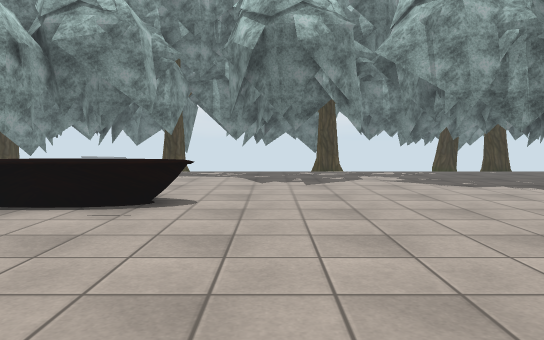
view 1 (above)

24 first-person views from a walk through a Unity game level. The camera is 1.2 m above the floor, tilts 4° down and sees 70° across. The floor is counted in squares, 1 m on a side. Each view is taken from the middle of a square. On the plan, view 1 faces up. The plan holds only what a view shows up to about 15 squares ahead; the rest is blank. The place goes on beyond the plan. The player is left out. Some animated figures are not drawn. Some surface patterns are stand-ins.

view 2
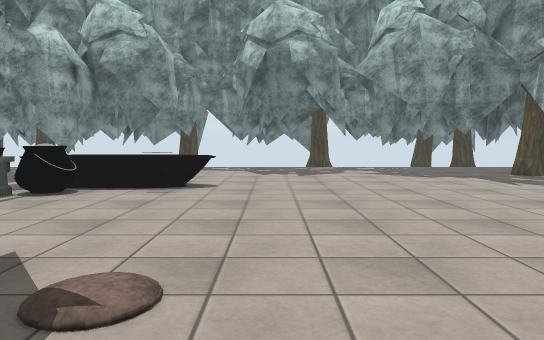

view 3
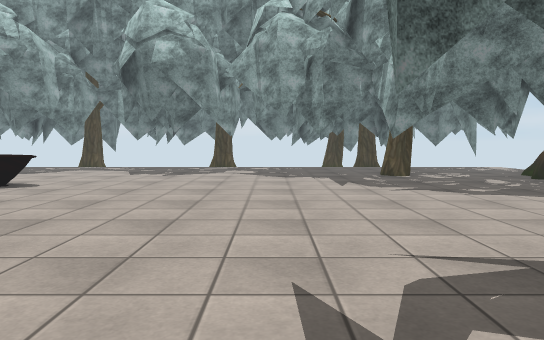

view 4
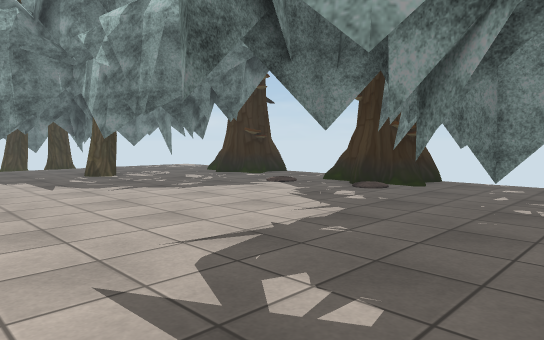

view 5
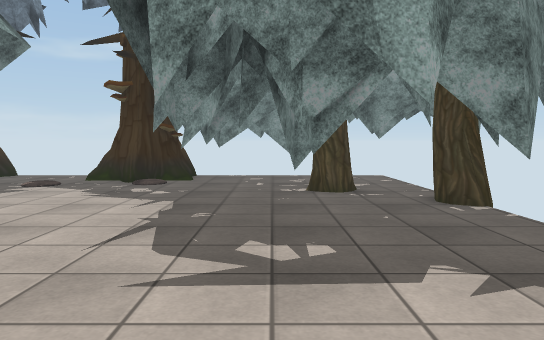

view 6
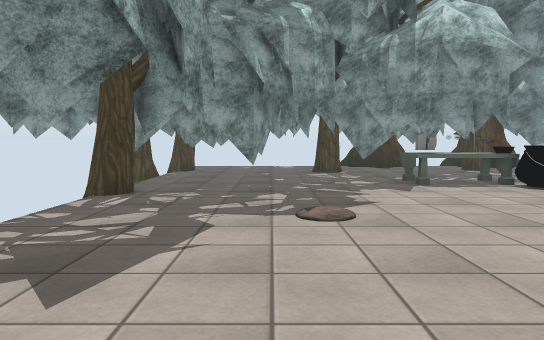

view 7
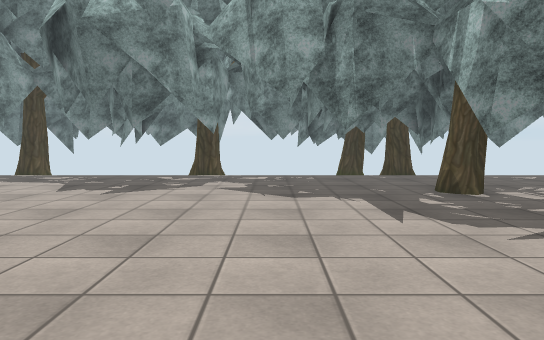

view 8
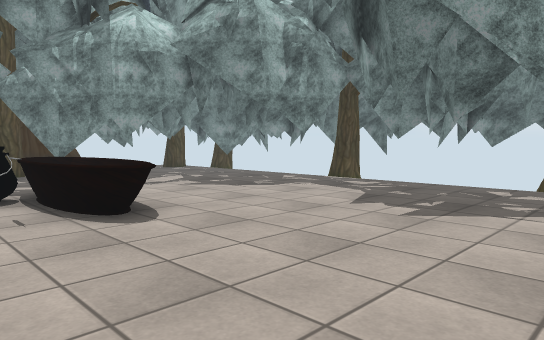

view 9
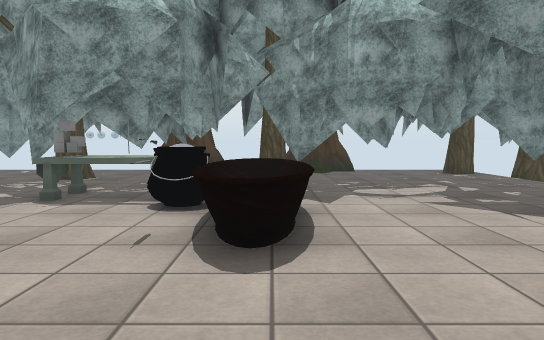

view 10
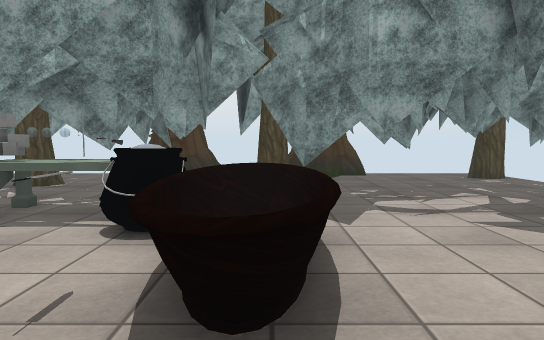

view 11
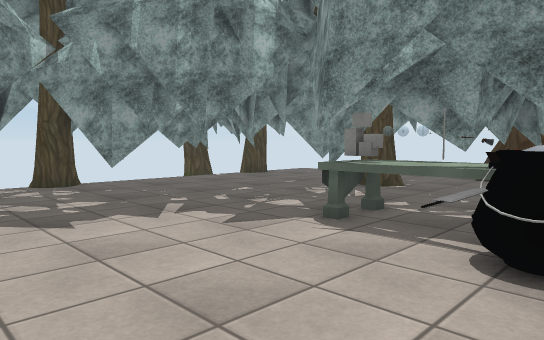

view 12
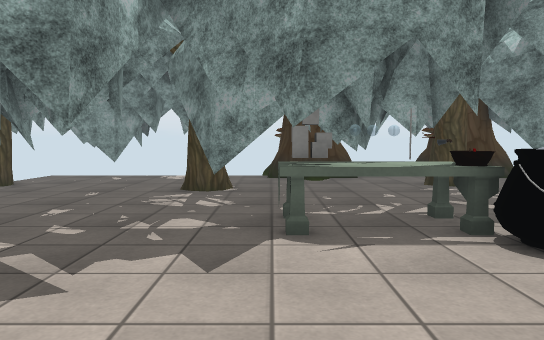

view 13
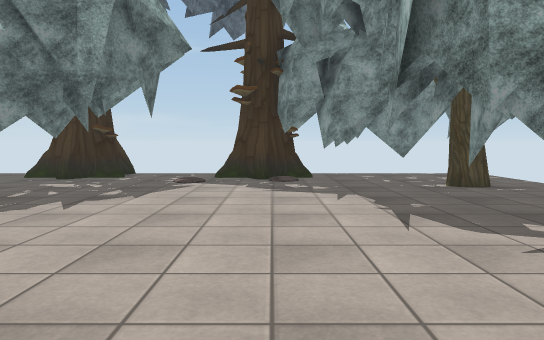

view 14
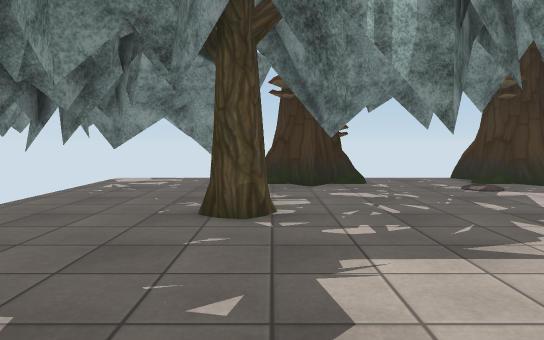

view 15
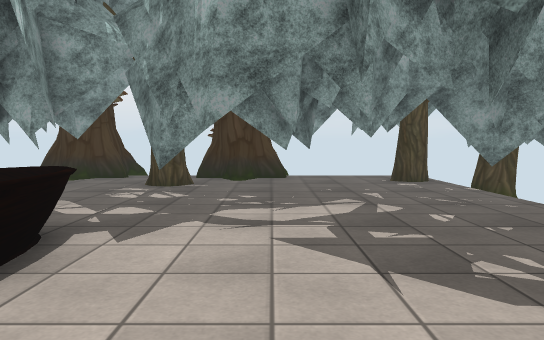

view 16
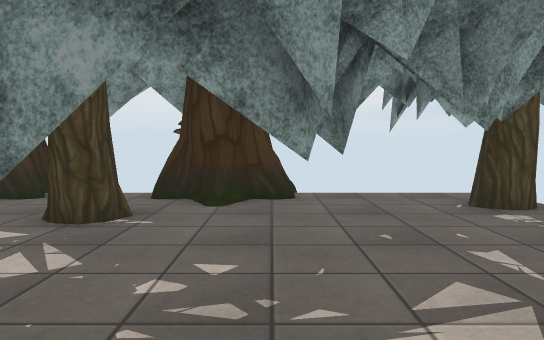

view 17
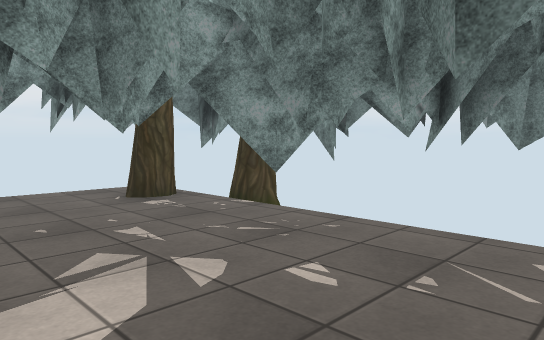

view 18
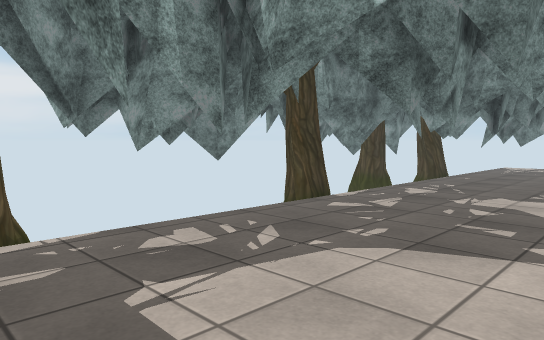

view 19
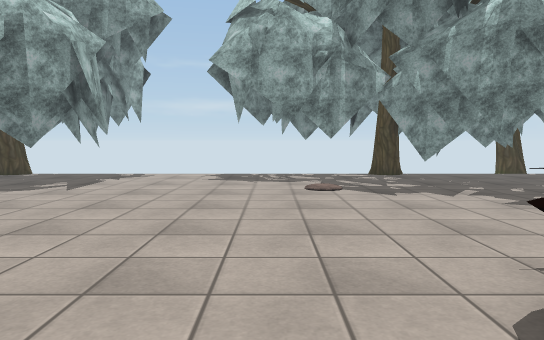

view 20
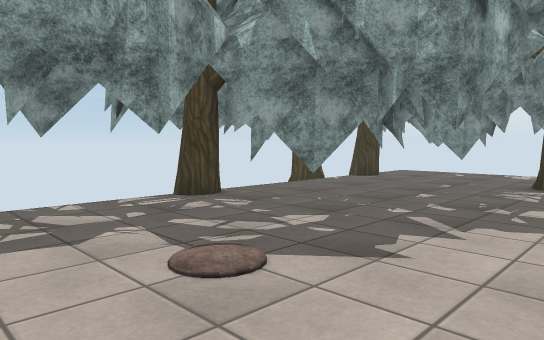

view 21
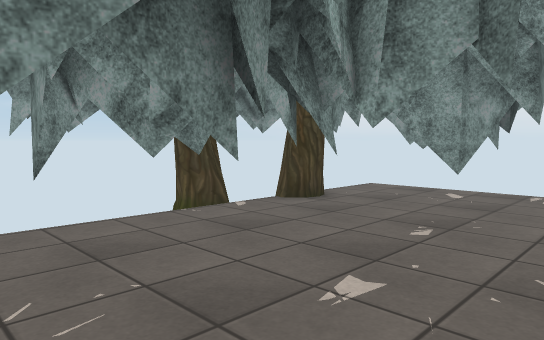

view 22
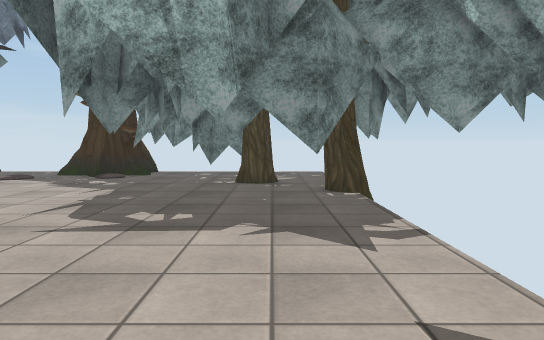

view 23
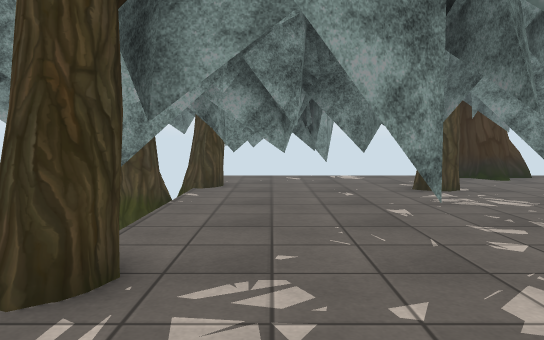

view 24
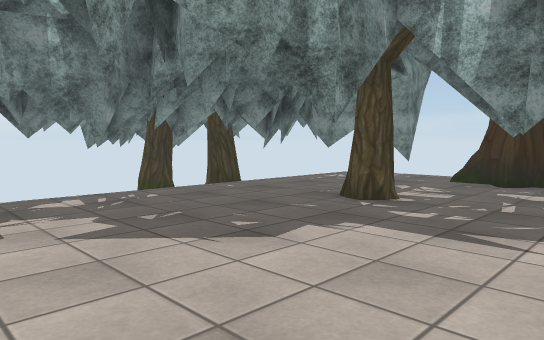

### Floor plan
Key: @ floor where view 1 was taken; # wall or solid block; x gap in a wall; . floor; / step, stairs or slope; T tree; H thing the floor can be seen under or through; C cauldron; O other object.
Columns run from 16 left of view 1 to 17 right of it. Each row starts with its distance up from view 1.
 19 TT   TT T     TT     TTTTT
 18 TTT TTT TTT T  TTTT TTTTTT
 17     TTT TTTTT  TT TTT TT  T T
 16    #.T##.#....T#.....#T#.....H ..
 15  .T#......................HHHH...
 14  ....#....#.#....#.#....#.HH.H.#.
 13  .....H...............#......H ..
 12 T.#.HH...................T#..#...
 11  T#.H.HH..................#....TT
 10   T....H.#.............#....#.T#
  9  T#....HH...O........... ....#.TT
  8  ...#x...OOOOOO..........#.#...T.T
  7   ........CCOOO..................
  6 T .....#.#OC.O...................
  5 T###.HHT#OO....................TT
  4  ###.#..#O O...................TT
  3  ##......O#...................##
  2   ...T..#T................... TTT
  1  ....#....#..............#..##T#
  0  .#T....H..T.../@.....#...H.T..##
 -1  TT#T...HHHH ............HT.....#
 -2  # ##..HHH..H.#......T.HH.#.#T.#.
 -3 T   T.THHH............H.....#....
 -4 T#  #...HH..#...#.....HH.#T...#
 -5     # T   #TT TTT   TTTTTTTT
 -6       TT    T  T       T  TTTT
 -7       T    TT TT      TT   TTT

Positions as (right, up) in squares from view 1, and headings:
1: (0, 0), facing up
2: (0, -3), facing up
3: (5, -3), facing up
4: (4, -3), facing up-right
5: (2, -1), facing right
6: (5, -1), facing left
7: (5, 2), facing up
8: (4, 5), facing up-left
9: (2, 8), facing left
10: (0, 8), facing left
11: (-1, 7), facing down-left
12: (-1, 3), facing left
13: (1, 3), facing right
14: (3, 11), facing right
15: (-1, 11), facing left
16: (-6, 11), facing left
17: (-5, 11), facing up-left
18: (-5, 11), facing up-right
19: (0, 10), facing down
20: (1, 3), facing down-left
21: (-5, 1), facing down-left
22: (0, -3), facing right
23: (-1, -3), facing left
24: (2, 7), facing up-right
